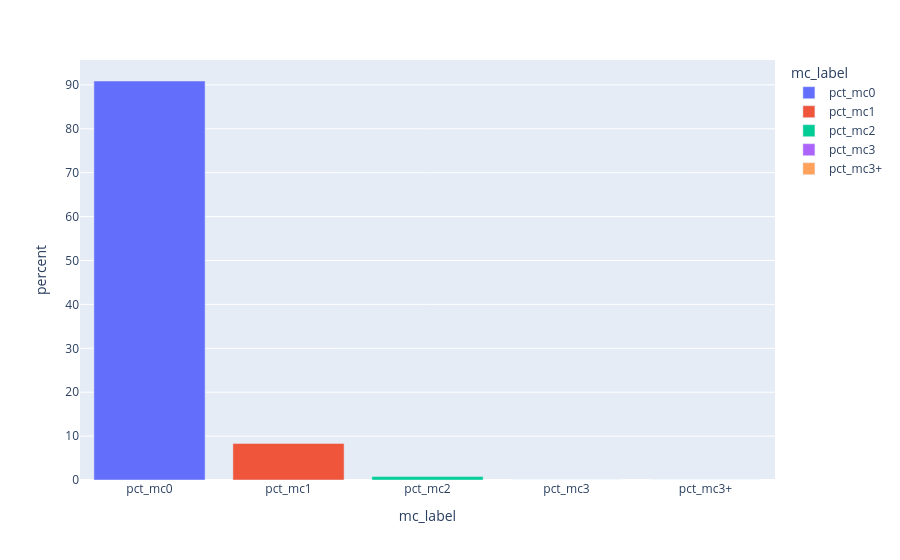

Here is the notebook cell this chart was saved with:
### Code cell
pe.bar(mc_dataset_wide, x = "mc_label", y = "percent", color = "mc_label")

### Figure 1 — Plotly figure (JSON) as saved in the notebook; plotly's stock layout.template omitted (floating-point values rounded to 4 significant figures)
{"data": [{"hovertemplate": "mc_label=%{x}<br>percent=%{y}<extra></extra>", "legendgroup": "pct_mc0", "marker": {"color": "#636efa", "pattern": {"shape": ""}}, "name": "pct_mc0", "orientation": "v", "showlegend": true, "textposition": "auto", "type": "bar", "x": ["pct_mc0"], "xaxis": "x", "y": [90.89], "yaxis": "y"}, {"hovertemplate": "mc_label=%{x}<br>percent=%{y}<extra></extra>", "legendgroup": "pct_mc1", "marker": {"color": "#EF553B", "pattern": {"shape": ""}}, "name": "pct_mc1", "orientation": "v", "showlegend": true, "textposition": "auto", "type": "bar", "x": ["pct_mc1"], "xaxis": "x", "y": [8.34], "yaxis": "y"}, {"hovertemplate": "mc_label=%{x}<br>percent=%{y}<extra></extra>", "legendgroup": "pct_mc2", "marker": {"color": "#00cc96", "pattern": {"shape": ""}}, "name": "pct_mc2", "orientation": "v", "showlegend": true, "textposition": "auto", "type": "bar", "x": ["pct_mc2"], "xaxis": "x", "y": [0.77], "yaxis": "y"}, {"hovertemplate": "mc_label=%{x}<br>percent=%{y}<extra></extra>", "legendgroup": "pct_mc3", "marker": {"color": "#ab63fa", "pattern": {"shape": ""}}, "name": "pct_mc3", "orientation": "v", "showlegend": true, "textposition": "auto", "type": "bar", "x": ["pct_mc3"], "xaxis": "x", "y": [0.0], "yaxis": "y"}, {"hovertemplate": "mc_label=%{x}<br>percent=%{y}<extra></extra>", "legendgroup": "pct_mc3+", "marker": {"color": "#FFA15A", "pattern": {"shape": ""}}, "name": "pct_mc3+", "orientation": "v", "showlegend": true, "textposition": "auto", "type": "bar", "x": ["pct_mc3+"], "xaxis": "x", "y": [0.0], "yaxis": "y"}], "layout": {"barmode": "relative", "legend": {"title": {"text": "mc_label"}, "tracegroupgap": 0}, "margin": {"t": 60}, "xaxis": {"anchor": "y", "categoryarray": ["pct_mc0", "pct_mc1", "pct_mc2", "pct_mc3", "pct_mc3+"], "categoryorder": "array", "domain": [0, 1], "title": {"text": "mc_label"}}, "yaxis": {"anchor": "x", "domain": [0, 1], "title": {"text": "percent"}}}}
